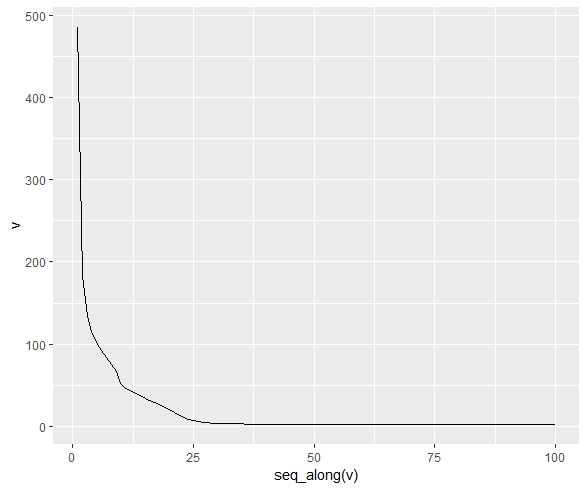

The R source for this figure:
library(tidyverse)


Tn <- 5
N <- 5
M <- 1e4

simulate_riskys <- function(){
  rt <- matrix(nrow=M, ncol=N)
  Rt <- lapply(seq_len(Tn), function(X) rt)
  mu <- c(0.01, 0.003, 0.012, 0.004, 0.015)
  vol <- c(0.01, 0.06, 0.03, 0.07, 0.005)
  for(i in 1:N)
    Rt[[1]][,i] <- rnorm(M, mean = mu[i], sd = vol[i])
  rho_do <- function(i,j, par=0.2){
    exp(-par*(i-j))
  }
  rho_m <- sapply(1:N, function(i) {
    sapply(1:N, function(j) rho_do(i=i, j=j))
  })
  rho_m[lower.tri(rho_m, TRUE)] <- 0
  rho_m <- rho_m + t(rho_m) + diag(rep(1, N))

  varcov <- vol %*% t(vol) * rho_m
  A <- chol(varcov)
  # -

  for(t in 2:Tn){
    Z <- matrix(rnorm(M*N), ncol=N)
    Rt[[t]] <- Rt[[t-1]] + t(replicate(M,mu)) +  Z %*% A
  }

  Rt <- Rt %>%
    lapply(function(x) x+1) # simulated return for each resky assets
  return(Rt)
}



## EM
# step2 <- function(Rt){
# lm_weight <- function(Rt){
#   reg_data <- cbind(Rt[,1], Rt[,1] - Rt[,2:NCOL(Rt)])
#   model <- lm(reg_data[,1]~reg_data[,-1])
#   weights <- c(1-sum(coef(model)[-1]), coef(model)[-1])
#   names(weights) <- NULL
#   return(weights)
# }
# weights <- sapply(Rt, lm_weight)
#
#
# Rr <- mapply(function(Rt, omega) Rt %*% omega, Rt = Rt, omega = as.data.frame(weights))
# return(Rr)
# }

Rf <- 1.01
discount <- 1/1.05
W <- matrix(nrow = M, ncol = Tn+1)
W[,1] <- 1000


value_varmean <- function(update_par = NULL, i = 1, para, Rt, Rf,
                          M = NROW(Rt[[1]]), Tn = length(Rt), W, discount=1/1.01,
                          lambda = 1/2, returnW = FALSE){
  if(!is.null(update_par)) para[i, ] <- update_par
  beta <- para[ ,1]
  C <- para[ ,2]
  omega <- para[,-1:-2]
  Value <- numeric(M)
  for(t in i:(Tn)){
    W[,t+1] <- (W[,t]-beta[t])*Rf + beta[t]*(Rt[[t]] %*% omega[t,]) - C[t]
    Value <- Value + discount^(t-i+1)*(C[t]^2-2*lambda*C[t])
  }
  Value <- Value + discount^(Tn-i+1)*(W[,Tn+1]^2-2*lambda*W[,Tn+1])
  Value <- mean(Value)
  if(returnW) return(W)
  return(Value)
}


dytim <- function(Rt, Rf, valuefunction = value_varmean, M = NROW(Rt[[1]]),
                  Tn = length(Rt),
                  ini_W = 1000, discount=1/1.01,
                  lambda = 1/2, para = NULL){
  if(is.null(para)){
    para <- matrix(0,nrow = Tn, ncol = 2+NCOL(Rt[[1]]))
    para[,-1:-2] <- 1/NCOL(Rt[[1]])
  }
  W <- matrix(nrow = M, ncol = Tn+1)
  W[,1] <- ini_W
  W <- valuefunction(para = para, Rt = Rt, Rf = Rf, W = W,
                     M = M, Tn = Tn, discount = discount, lambda = lambda,
                     returnW = TRUE)
  for(t in Tn:1){
    para[t,] <- optim(par = para[t,], fn = valuefunction, i=t, para = para,
                      Rt = Rt, Rf = Rf, W = W,
                      M = M, Tn = Tn, discount = discount, lambda = lambda)$par
  }
  colnames(para) <- c("beta", "C", paste0("omega", 1:NCOL(Rt[[1]])))
  value <- valuefunction(para = para, Rt = Rt, Rf = Rf, W = W,
                         M = M, Tn = Tn, discount = discount, lambda = lambda)
  return(list(para, value))
}

pm <- NULL

Rt <- simulate_riskys()
# Rr <- step2(Rt)
pm[[1]] <- dytim(Rt, Rf, discount = discount)
for(it in 2:100){
  Rt <- simulate_riskys()
  # Rr <- step2(Rt)
  pm[[it]] <- dytim(Rt, Rf, para = pm[[it-1]][[1]], discount = discount)
}
v <- sapply(pm, function(x) x[[2]])
saveRDS(pm, "em_estimation.rds")
qplot(y= v, x=seq_along(v), geom = "line")
plotly::ggplotly()
# + geom_line(aes(y=v, x=x, color = "red"), data = data.frame(v=v100, x=seq_along(v100)))
